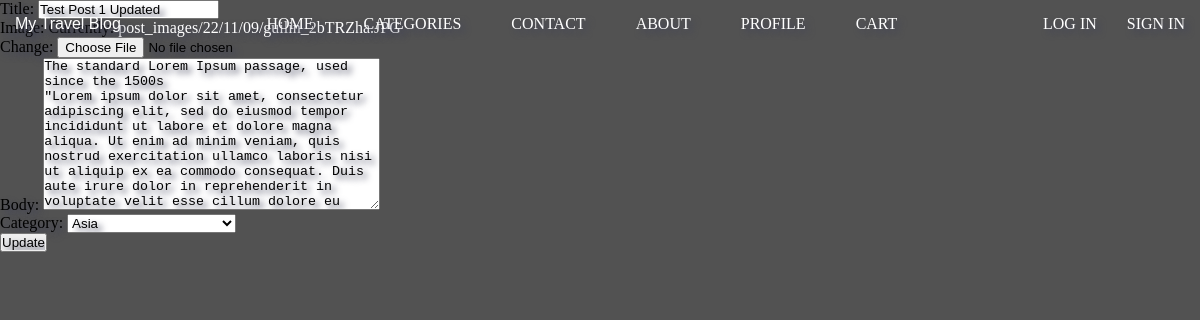
Page /posts/update_post/10/ on the earlier database version.
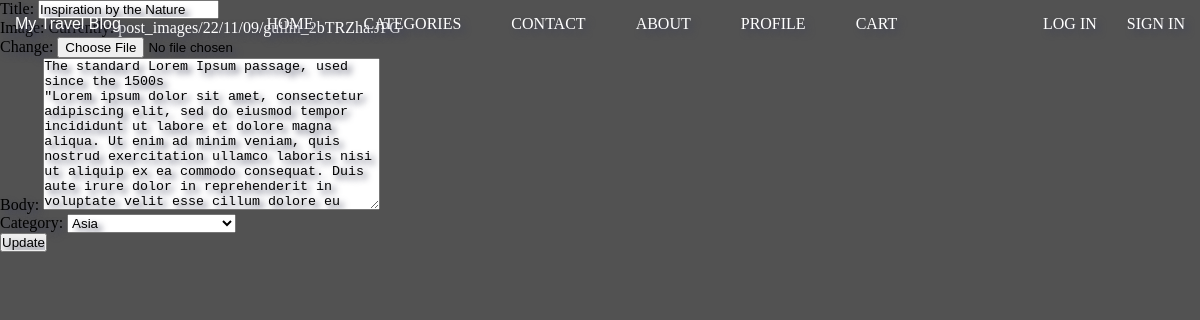
Same page on the later database version.
### posts/models.py (models this page shows, shortened)
class Post(models.Model):
    title = models.CharField(
        null=True,
        max_length=50
    )
    slug = models.SlugField(
        null=True,
    )
    body = models.TextField(
        null=True,
    )
    snippet = models.TextField(
        null=True,
        max_length=200,
    )
    image = models.ImageField(
        null=True,
        upload_to='post_images/%Y/%m/%d'
    )
    category = models.ForeignKey(
        Category,
        on_delete=models.CASCADE,
        null=True,
    )
    author = models.ForeignKey(
        BlogUser,
        on_delete=models.CASCADE,
        null=True,
    )
    views = models.IntegerField(
        default=0,
    )

### posts/views.py (the view)
# urls.py: path('update_post/<pk>/', UpdatePost.as_view(), name='update_post'),
class UpdatePost(UpdateView):
    model = Post
    fields = [
        'title',
        'image',
        'body',
        'category',
    ]
    template_name = 'update_post.html'

### posts/models.py (called while the page is built)
    def __str__(self):
        return self.name

### posts/templates/update_post.html (shortened to what this page needs)
{% extends 'base.html' %}
    {% block content %}
    <form method="POST" enctype="multipart/form-data">
        {{ form.as_p }}
        <input type='submit' value="Update">
    </form>
    {% endblock %}

Differences in the rows shown:
changed Post "Asia": title "Test Post 1 Updated" → "Inspiration by the Nature"
